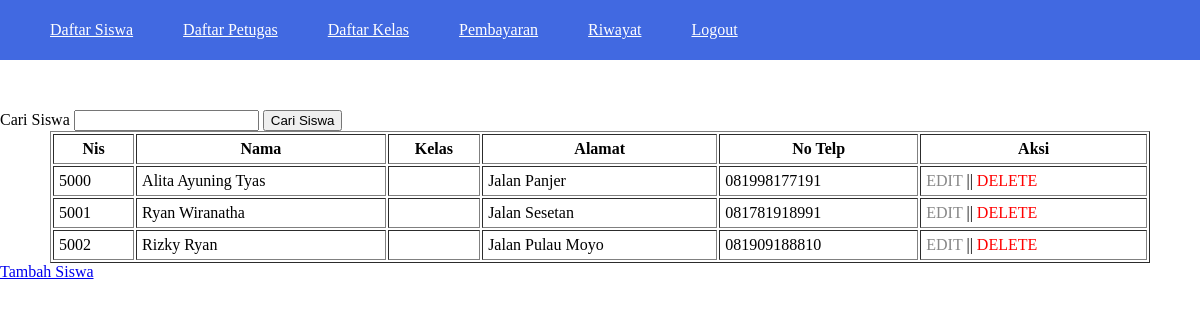
The app's page /public/siswa/viewsiswa.php (signed in) with its own data.
### tables this page shows
CREATE TABLE `tb_siswa` (
  `nis` int(4) NOT NULL,
  `nama` varchar(50) NOT NULL,
  `idkelas` int(4) NOT NULL,
  `alamat` varchar(50) NOT NULL,
  `notelp` varchar(20) NOT NULL,
  `level` varchar(10) NOT NULL,
  `password` varchar(255) NOT NULL
);

### public/functions.php (called while the page is built, shortened)
<?php
$host = "localhost";
$user = "root";
$password = "";
$db = "spp";
$conn = mysqli_connect($host, $user, $password, $db);
function query($query)
{
    global $conn;
    $result = mysqli_query($conn, $query);
    $datas = [];
    while ($data = mysqli_fetch_assoc($result)) {
        $datas[] = $data;
    }
    return $datas;
}

### public/siswa/viewsiswa.php (the view, shortened to what this page needs)
<?php
    include '../views/templates/header.php';
    $dataSiswa = query("SELECT * FROM tb_siswa");
?>
<head>
</head>
<body>
    <form action="" method="post">
        <label for='keyword'>Cari Siswa</label>
        <input type='text' id='keyword' name='keyword'>
        <button type="submit" name="cariSiswa">Cari Siswa</button>
    </form>
    <table border="1" cellpadding="5">
        <tr>
            <th>Nis</th>
            <th>Nama</th>
            <th>Kelas</th>
            <th>Alamat</th>
            <th>No Telp</th>
            <th>Aksi</th>
        </tr>
        <?php foreach(  $dataSiswa as $siswa ) : ?>
        <tr>
            <td><?= $siswa['nis'] ?></td>
            <td><?= $siswa['nama'] ?></td>
            <td><?= $siswa['kelas'] ?></td>
            <td><?= $siswa['alamat'] ?></td>
            <td><?= $siswa['notelp'] ?></td>
            <td>
                <a href="updatesiswa.php?nis=<?= $siswa['nis']; ?>" class="edit">EDIT</a> ||
                <a href="deletesiswa.php?nis=<?= $siswa['nis']; ?>" class="delete" onclick="return confirm('Ingin Menghapus Data Siswa Ini?')">DELETE</a>
            </td>
        </tr>
        <?php endforeach; ?>
    </table>
    <a href="tambahsiswa.php">Tambah Siswa</a>
    <?php include '../views/templates/footer.php'; ?>

### public/views/templates/header.php (style rules this page uses)
body { margin: 0; display: flex; flex-direction: column; }
table { margin: 0 50px; }

### public/siswa/viewsiswa.php (style rules this page uses)
.edit, .delete { color: #888; text-decoration: none; }
.delete { color: red; }

### records on screen
tb_siswa: nis "5000", nama "Alita Ayuning Tyas", alamat "Jalan Panjer", notelp "081998177191"
tb_siswa: nis "5001", nama "Ryan Wiranatha", alamat "Jalan Sesetan", notelp "081781918991"
tb_siswa: nis "5002", nama "Rizky Ryan", alamat "Jalan Pulau Moyo", notelp "081909188810"
